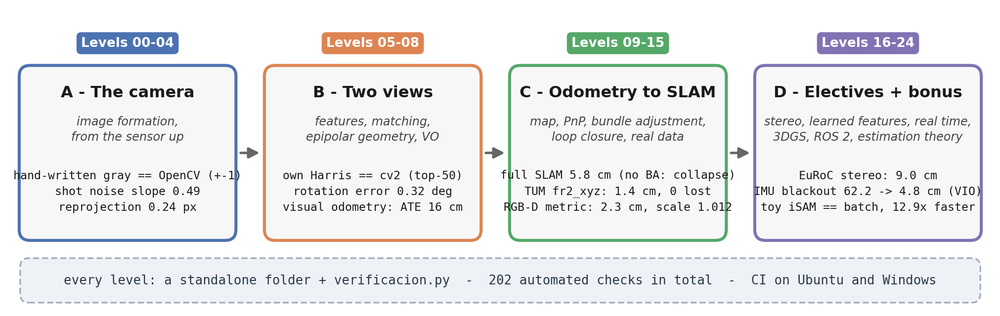
#> input picture paper/arco_del_curso.png, 1000 x 316 px, shrunk from 2023 x 640 before the run, given as the content of the folder torno_y_primeros_pixeles/data/rgbd_dataset_freiburg1_xyz/rgb, which was not available
$ python 00_hola_pixeles.py   (older library calls are emulated)
#> lines starting #> are read from the running program, lines starting #| are printed output that depends on the picture; pictures that were not available may be replaced by others from this repository, and a replacement may not be noted
#!/usr/bin/env python3
"""
Nivel 00 — Hola, píxeles
========================

Una imagen digital ES una matriz de números. Este script la trata como tal:

    cargar ─▶ inspeccionar (shape, dtype) ─▶ gris A MANO ─▶ verificar vs OpenCV
           ─▶ histograma ─▶ negativo ─▶ recorte

Léelo de arriba a abajo: cada paso imprime lo que descubre y guarda su
resultado en `salida/`.

Uso:
    python 00_hola_pixeles.py                      # primer frame del dataset
    python 00_hola_pixeles.py --imagen foto.png    # cualquier imagen tuya
    python 00_hola_pixeles.py --root <secuencia>   # dataset TUM en otra ruta
"""

from __future__ import annotations

import argparse
from pathlib import Path

import cv2
import numpy as np

AQUI = Path(__file__).resolve().parent
DATASET_DEFAULT = AQUI / "data" / "rgbd_dataset_freiburg1_xyz"


def encontrar_imagen(args) -> Path:
    """Resuelve qué imagen abrir: --imagen > --root > dataset del nivel."""
    if args.imagen:
        return Path(args.imagen)
    root = Path(args.root) if args.root else DATASET_DEFAULT
    rgb = sorted((root / "rgb").glob("*.png"))
    if not rgb:
        raise SystemExit(
            f"No hay imagenes en {root / 'rgb'}.\n"
            "Corre `python descarga_datos.py` primero, o pasa --imagen/--root."
        )
    return rgb[0]  # los nombres son timestamps: el primero es el mas antiguo


def main() -> int:
    parser = argparse.ArgumentParser(description="Nivel 00: la imagen como matriz")
    parser.add_argument("--imagen", help="una imagen cualquiera (png/jpg)")
    parser.add_argument("--root", help="carpeta de una secuencia TUM (contiene rgb/)")
    args = parser.parse_args()

    ruta = encontrar_imagen(args)
    salida = AQUI / "salida"
    salida.mkdir(exist_ok=True)

    # ── PASO 1 · Cargar: la imagen es un ndarray ─────────────────────────────
    # OpenCV devuelve alto x ancho x 3 en orden BGR (azul primero, herencia
    # historica de las camaras de los 90). uint8 = entero de 8 bits: cada
    # pixel de cada canal es un numero entre 0 (nada de luz) y 255 (saturado).
    bgr = cv2.imread(str(ruta), cv2.IMREAD_COLOR)
#> bgr is the input picture: shape (316, 1000, 3); mean B, G, R 235.6, 234.6, 233.7
    if bgr is None:
        raise SystemExit(f"No pude leer {ruta}")

    alto, ancho, canales = bgr.shape
#> alto = 316; ancho = 1000; canales = 3
    print(f"Imagen: {ruta.name}")
    print(f"  shape = {bgr.shape}  (alto={alto}, ancho={ancho}, canales={canales})")
#|   shape = (316, 1000, 3)  (alto=316, ancho=1000, canales=3)
    print(f"  dtype = {bgr.dtype}  (rango {bgr.min()}..{bgr.max()})")
#|   dtype = uint8  (rango 0..255)
    print(f"  total de numeros almacenados: {bgr.size:,}")
#|   total de numeros almacenados: 948,000

    # Un pixel concreto es solo indexar la matriz: [fila, columna] = (B, G, R).
    b, g, r = bgr[alto // 2, ancho // 2]
#> b = 255; g = 255; r = 255
    print(f"  pixel central [fila {alto//2}, col {ancho//2}] -> B={b} G={g} R={r}")
#|   pixel central [fila 158, col 500] -> B=255 G=255 R=255

    # ── PASO 2 · Gris A MANO ─────────────────────────────────────────────────
    #
    # ─── La matemática: el gris como combinación ponderada ───
    # El ojo no pesa igual los colores: los conos M (sensibles al verde)
    # dominan nuestra percepción de brillo. El estándar ITU-R BT.601 (el de
    # la TV analógica, que necesitaba una señal de "luminancia" compatible
    # con los televisores en blanco y negro) fijó los pesos:
    #
    #     gris = 0.299·R + 0.587·G + 0.114·B      (suman 1.0)
    #
    # Un promedio simple (1/3, 1/3, 1/3) produce un gris "plano": el cielo
    # azul sale igual de brillante que el pasto verde, cosa que tu ojo no ve
    # así. IMPORTANTE numérico: la suma se hace en float y solo al final se
    # redondea a uint8 — si operas en uint8 directamente, cada producto se
    # trunca y acumulas error (y 0.299*200 ya no cabe en un "producto uint8").
    pesos = np.array([0.114, 0.587, 0.299])           # orden B, G, R !
    gris_mano = (bgr.astype(np.float64) @ pesos)      # (H,W,3)@(3,) -> (H,W)
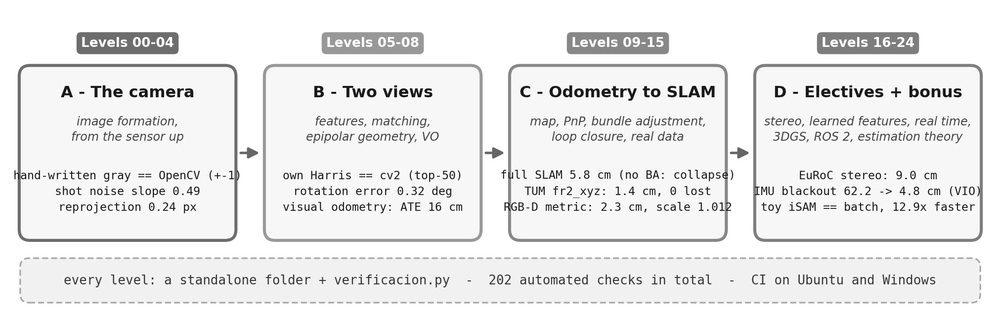
#> gris_mano: shape (316, 1000) float64; min 0, max 255, mean 234.5
    gris_mano = np.clip(np.round(gris_mano), 0, 255).astype(np.uint8)

    # Verificación contra la referencia (el patrón de TODO el curso:
    # implementas tú, compruebas contra una implementación de confianza).
    gris_cv2 = cv2.cvtColor(bgr, cv2.COLOR_BGR2GRAY)
    dif_max = int(np.abs(gris_mano.astype(int) - gris_cv2.astype(int)).max())
#> dif_max = 0
    print(f"\nGris a mano vs cv2.cvtColor: diferencia maxima = {dif_max} "
          f"(<=1 es exito: solo redondeo)")
#| Gris a mano vs cv2.cvtColor: diferencia maxima = 0 (<=1 es exito: solo redondeo)

    cv2.imwrite(str(salida / "gris_a_mano.png"), gris_mano)

    # ── PASO 3 · Histograma: la radiografía de la exposición ────────────────
    # Cuenta cuantos pixeles hay de cada intensidad 0..255. Montañas a la
    # izquierda = imagen oscura; un pico en 255 = zonas quemadas (saturadas,
    # informacion PERDIDA — el sensor no puede contar mas fotones).
    hist, _ = np.histogram(gris_mano, bins=256, range=(0, 256))
#> hist = 256 values, max 104278 at index 255, min 18 at index 2, mean 1234.4
    print(f"Histograma: media={gris_mano.mean():.1f}  mediana={np.median(gris_mano):.0f}  "
          f"pixeles saturados (255): {int(hist[255]):,}")
#| Histograma: media=234.4  mediana=247  pixeles saturados (255): 104,278

    try:
        import matplotlib
        matplotlib.use("Agg")
        import matplotlib.pyplot as plt
        fig, ax = plt.subplots(figsize=(7, 3.5))
        ax.fill_between(range(256), hist, color="0.4")
        ax.set_xlim(0, 255), ax.set_xlabel("intensidad"), ax.set_ylabel("pixeles")
        ax.set_title("Histograma del gris")
        fig.savefig(salida / "histograma.png", dpi=120, bbox_inches="tight")
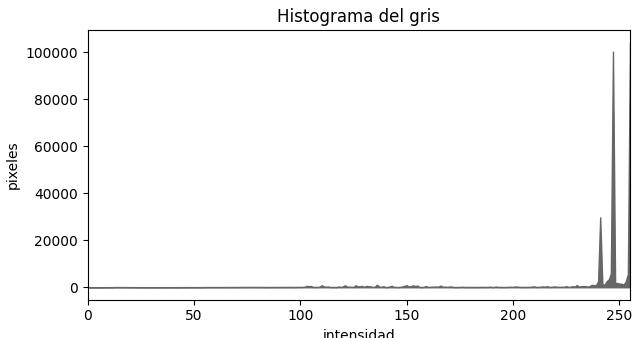
#> figure drawn by matplotlib, 1 panel
        plt.close(fig)
    except ImportError:
        print("[aviso] matplotlib no instalado: se omite histograma.png")

    # ── PASO 4 · Aritmética de píxeles: negativo y recorte ──────────────────
    # El negativo es restar a 255: los arrays operan ELEMENTO A ELEMENTO,
    # no hay bucles (esa es la gracia de numpy: el bucle vive en C).
    negativo = 255 - gris_mano
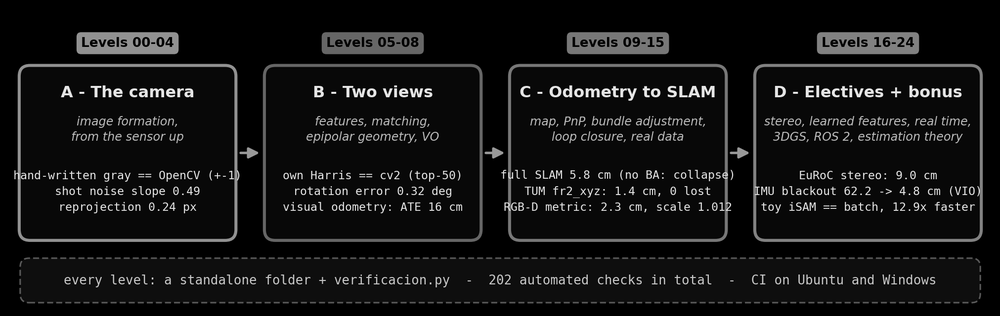
#> negativo: shape (316, 1000); min 0, max 255, mean 20.6
    cv2.imwrite(str(salida / "negativo.png"), negativo)

    # Recortar es indexar con rangos [filas, columnas]: el cuarto central.
    recorte = gris_mano[alto // 4: 3 * alto // 4, ancho // 4: 3 * ancho // 4]
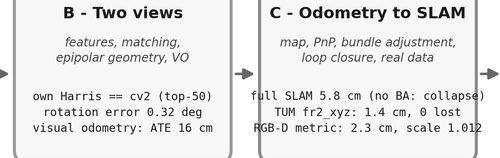
#> recorte: shape (158, 500); min 0, max 255, mean 231.9
    cv2.imwrite(str(salida / "recorte.png"), recorte)
    print(f"\nGuardado en {salida}: gris_a_mano.png, histograma.png, "
          f"negativo.png, recorte.png ({recorte.shape[1]}x{recorte.shape[0]})")
#| Guardado en nivel_00_entorno_y_primeros_pixeles/salida: gris_a_mano.png, histograma.png, negativo.png, recorte.png (500x158)

    print("\nListo. Ahora corre `python verificacion.py` para el examen del nivel.")
    return 0


if __name__ == "__main__":
    raise SystemExit(main())
#> (the program exits here)
